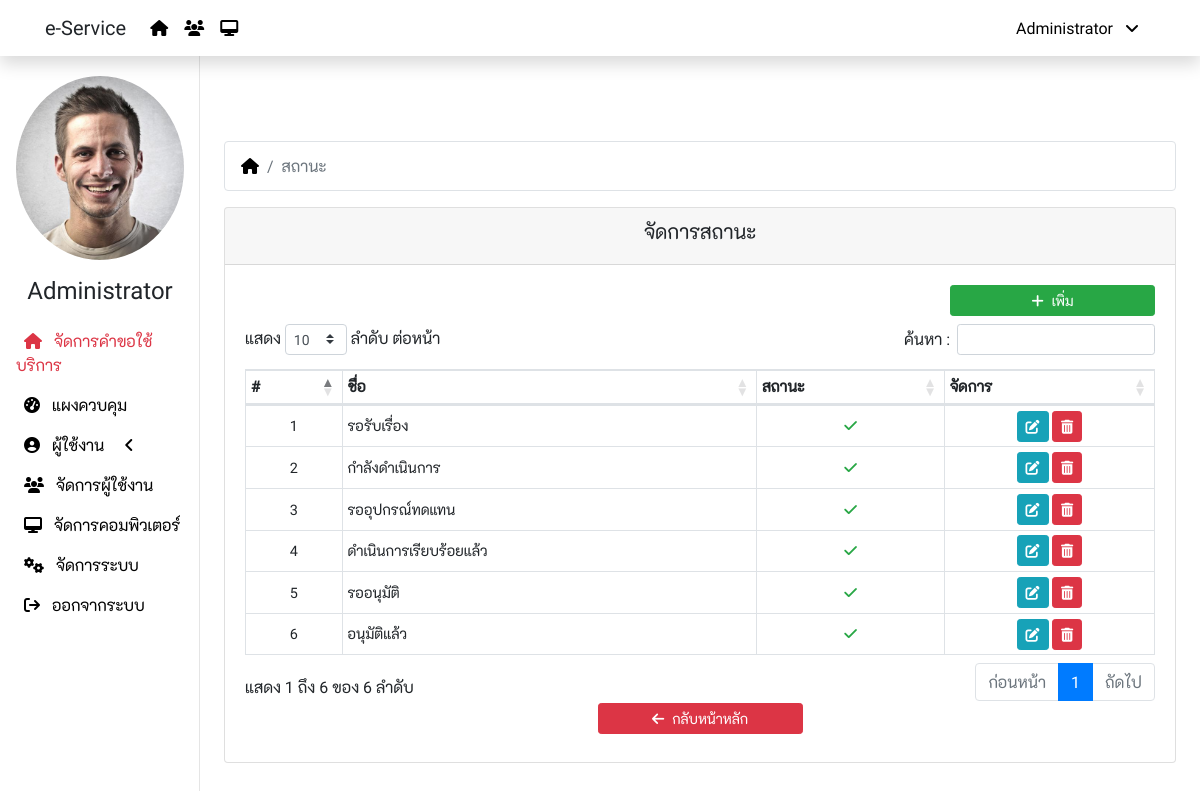
Screenshot of /status.php (signed in) with the database file from the repository.
### tables this page shows
CREATE TABLE `ex_system` (
  `system_id` int(11) NOT NULL,
  `company_name` varchar(200) NOT NULL,
  `gmail_name` varchar(50) NOT NULL,
  `gmail_username` varchar(50) NOT NULL,
  `gmail_password` varchar(200) NOT NULL,
  `line_token` varchar(200) NOT NULL,
  `line_token_k1` varchar(200) NOT NULL,
  `line_token_k3` varchar(200) NOT NULL,
  `password_default` varchar(50) NOT NULL,
  `user_code` varchar(20) NOT NULL,
  `system_create` varchar(50) NOT NULL,
  `system_update` timestamp NOT NULL DEFAULT CURRENT_TIMESTAMP ON UPDATE CURRENT_TIMESTAMP
);

CREATE TABLE `ex_user` (
  `user_id` int(11) NOT NULL,
  `user_code` varchar(20) NOT NULL,
  `user_name` varchar(100) NOT NULL,
  `user_surname` varchar(100) NOT NULL,
  `user_picture` varchar(20) NOT NULL,
  `user_nickname` varchar(50) NOT NULL,
  `dep_id` int(11) NOT NULL,
  `bra_id` int(11) NOT NULL,
  `user_branch` varchar(20) NOT NULL,
  `user_email` varchar(100) NOT NULL,
  `user_telephone` varchar(50) NOT NULL,
  `user_mobile` varchar(50) NOT NULL,
  `user_line` varchar(50) NOT NULL,
  `user_level` int(11) NOT NULL DEFAULT '1',
  `user_approve` int(1) NOT NULL DEFAULT '0',
  `user_status` int(1) NOT NULL DEFAULT '1',
  `user_create` varchar(50) NOT NULL,
  `user_update` timestamp NOT NULL DEFAULT CURRENT_TIMESTAMP ON UPDATE CURRENT_TIMESTAMP
);

CREATE TABLE `ex_status` (
  `status_id` int(11) NOT NULL,
  `status_name` varchar(100) NOT NULL,
  `status_status` int(11) NOT NULL DEFAULT '1',
  `status_update` timestamp NOT NULL DEFAULT CURRENT_TIMESTAMP ON UPDATE CURRENT_TIMESTAMP
);

### config/function.php (called while the page is built, shortened)
<?php
  function getCompany(){
    global $dbcon;
    $sql = "SELECT company_name FROM ex_system";
    $stmt = $dbcon->prepare($sql);
    $stmt->execute();
    $row = $stmt->fetch();
    $get = $row['company_name'];
    return $get;
  }
  function getUserPicture($code){
    global $dbcon;
    $data = [$code];
    $sql = "SELECT user_picture FROM ex_user WHERE user_code = ?";
    $stmt = $dbcon->prepare($sql);
    $stmt->execute($data);
    $row = $stmt->fetch();
    $get = $row['user_picture'];
    return $get;
  }
  function getUserNickname($code){
    global $dbcon;
    $data = [$code];
    $sql = "SELECT user_nickname FROM ex_user WHERE user_code = ?";
    $stmt = $dbcon->prepare($sql);
    $stmt->execute($data);
    $row = $stmt->fetch();
    $get = $row['user_nickname'];
    return $get;
  }
  function getUserLevel($code){
    global $dbcon;
    $data = [$code];
    $sql = "SELECT user_level FROM ex_user WHERE user_code = ?";
    $stmt = $dbcon->prepare($sql);
    $stmt->execute($data);
    $row = $stmt->fetch();
    $get = $row['user_level'];
    return $get;
  }
  function getStatus(){
    global $dbcon;
    $sql = "SELECT * FROM ex_status WHERE status_status = 1";
    $stmt = $dbcon->prepare($sql);
    $stmt->execute();
    return $stmt;
  }
?>

### status.php (the view, shortened to what this page needs)
<?php
  include_once 'config/connection.php';
  include_once 'config/function.php';
  $act = isset($_GET['act']) ? $_GET['act'] : 'index';
?>
<!DOCTYPE html>
<html lang="en">
<head>
  <link rel="stylesheet" href="node_modules/bootstrap/dist/css/bootstrap.min.css">
  <link rel="stylesheet" href="node_modules/@fortawesome/fontawesome-pro/css/all.min.css">
  <link rel="stylesheet" href="node_modules/datatables.net-bs4/css/dataTables.bootstrap4.min.css">
  <link rel="stylesheet" href="public/css/custom.css">
</head>
<body>
  <?php include_once 'inc/navbar.php' ?>
  <div class="container-fluid">
    <div class="row">
      <?php include_once 'inc/sidemenu.php' ?>
      <main role="main" class="col-xl-10 col-md-9 ml-sm-auto px-4">
        <?php
          if($act == 'index'):
        ?>
        <nav>
          <ol class="breadcrumb bg-white border">
            <li class="breadcrumb-item">
              <a href="request.php"><i class="fas fa-home"></i></a>
            </li>
            <li class="breadcrumb-item active">
              สถานะ
            </li>
          </ol>
        </nav>
        <div class="row justify-content-center">
          <div class="col-12">
            <div class="card">
              <div class="card-header">
                <h5 class="text-center">จัดการสถานะ</h5>
              </div>
              <div class="card-body">
                <div class="row justify-content-end">
                  <div class="col-xl-3 col-md-6 mb-2">
                    <a href="?act=add" class="btn btn-success btn-sm btn-block">
                      <i class="fas fa-plus mr-2"></i>เพิ่ม
                    </a>
                  </div>
                </div>
                <div class="row justify-content-center">
                  <div class="col-12">
                    <div class="table-responsive">
                      <table id="data" class="table table-bordered table-hover table-sm">
                        <thead>
                          <tr>
                            <th>#</th>
                            <th>ชื่อ</th>
                            <th>สถานะ</th>
                            <th>จัดการ</th>
                          </tr>
                        </thead>
                        <tbody>
                          <?php
                            $status = getStatus();
                            foreach($status as $key => $row):
                          ?>
                          <tr>
                            <td><?php echo $key+1 ?></td>
                            <td class="text-left"><?php echo $row['status_name'] ?></td>
                            <td>
                              <?php echo ($row['status_status'] == 1
                                ? '<i class="fas fa-check text-success"></i>'
                                : '<i class="fas fa-times-circle text-danger"></i>')
                              ?>
                            </td>
                            <td>
                              <a href="?act=edit&id=<?php echo $row['status_id'] ?>" class="btn btn-info btn-sm">
                                <i class="fas fa-edit"></i>
                              </a>
                              <a class="btn btn-danger btn-sm" href="?act=delete&id=<?php echo $row['status_id'] ?>"
                                  onClick="return confirm('Are you sure?');">
                                  <i class="fas fa-trash-alt"></i>
                              </a>
                            </td>
                          </tr>
                          <?php
                            endforeach;
                          ?>
                        </tbody>
                      </table>
                    </div>
                  </div>
                  <div class="col-sm-3 pb-2">
                    <a class="btn btn-danger btn-sm btn-block" href="request.php">
                      <i class="fa fa-arrow-left pr-2"></i>กลับหน้าหลัก
                    </a>
                  </div>
                </div>
              </div>
            </div>
          </div>
        </div>
        <?php
          endif;
        ?>
      </main>
    </div>
  </div>
</body>
</html>

### inc/navbar.php (shortened to what this page needs)
<?php
	$check_level = getUserLevel($_SESSION['user_code']);
?>
<nav class="navbar navbar-expand-lg bg-white fixed-top flex-md-nowrap shadow">
  <div class="container">
    <span class="navbar-brand"><?php echo getCompany() ?></span>
    <div class="collapse navbar-collapse" id="navbarMenu">
      <ul class="navbar-nav mr-auto">
        <li class="nav-item">
          <a class="nav-link" href="request.php">
            <i class="fas fa-home"></i>
          </a>
        </li>
		<?php if($check_level == 69 || $check_level == 99): ?>
		<li class="nav-item">
		  <a class="nav-link" href="users.php">
            <i class="fas fa-users"></i>
          </a>
        </li>
		<li class="nav-item">
		  <a class="nav-link" href="computers.php">
            <i class="fas fa-desktop"></i>
          </a>
        </li>
		<?php endif ?>
      </ul>
      <ul class="navbar-nav ml-auto">
        <li class="nav-item dropdown">
          <a class="nav-link" href="javascript:void(0)" data-toggle="dropdown">
            <?php echo getUserNickname($_SESSION['user_code']); ?>
            <i class="fa fa-angle-down px-2"></i>
          </a>
        </li>
      </ul>
    </div>
  </div>
</nav>

### inc/sidemenu.php (shortened to what this page needs)
<nav class="col-xl-2 col-md-3 d-none d-md-block sidebar">
  <div class="sidebar-sticky">
    <ul class="nav flex-column">
      <li class="nav-item">
        <img class="nav-link img-fluid picture-profile mx-auto d-block"
          src="public/images/users/<?php echo getUserPicture($_SESSION['user_code']) ?>" alt="">
      </li>
      <li class="nav-item">
        <h4 class="nav-link text-center">
          <?php echo getUserNickname($_SESSION['user_code']); ?>
        </h4>
      </li>
      <?php
        $request = strpos($_SERVER['PHP_SELF'], "request.php");
        $view = strpos($_SERVER['PHP_SELF'], "view.php");
        $manage = strpos($_SERVER['PHP_SELF'], "manage.php");
        $category = strpos($_SERVER['PHP_SELF'], "category.php");
        $service = strpos($_SERVER['PHP_SELF'], "service.php");
        $status = strpos($_SERVER['PHP_SELF'], "status.php");
        $dashboard = strpos($_SERVER['PHP_SELF'], "dashboard.php");
        $profile = strpos($_SERVER['PHP_SELF'], "profile.php");
        $chgpwd = strpos($_SERVER['PHP_SELF'], "change_pwd.php");
        $departments = strpos($_SERVER['PHP_SELF'], "departments.php");
        $log = strpos($_SERVER['PHP_SELF'], "log.php");
        $users = strpos($_SERVER['PHP_SELF'], "users.php");
        $computers = strpos($_SERVER['PHP_SELF'], "computers.php");
        $software = strpos($_SERVER['PHP_SELF'], "software.php");
        $system = strpos($_SERVER['PHP_SELF'], "system.php");
        $check_level = getUserLevel($_SESSION['user_code']);
      ?>
      <li class="nav-item <?php if($request || $category || $service || $status || $view || $manage) echo 'active' ?>">
        <a class="nav-link" href="request.php">
          <i class="fas fa-home px-2"></i>
          จัดการคำขอใช้บริการ
        </a>
      </li>
      <?php if($check_level == 69 || $check_level == 99): ?>
      <li class="nav-item <?php if($dashboard) echo 'active' ?>">
        <a class="nav-link" href="dashboard.php">
          <i class="fas fa-tachometer-alt px-2"></i>
          แผงควบคุม
        </a>
      </li>
      <?php endif ?>
      <li class="nav-item">
        <a class="nav-link" data-toggle="collapse" href="#sub_dashboard">
          <i class="fas fa-user-circle px-2"></i>
          ผู้ใช้งาน
          <i class="fas fa-angle-<?php echo ($profile || $chgpwd ? 'down' : 'left') ?> px-3"></i>
        </a>
      </li>
      <?php if($check_level == 69 || $check_level == 99): ?>
      <li class="nav-item <?php if($users || $departments || $log) echo 'active' ?>">
        <a class="nav-link" href="users.php">
          <i class="fas fa-users px-2"></i>
          จัดการผู้ใช้งาน
        </a>
      </li>
      <li class="nav-item <?php if($computers || $software) echo 'active' ?>">
        <a class="nav-link" href="computers.php">
          <i class="fas fa-desktop px-2"></i>
          จัดการคอมพิวเตอร์
        </a>
      </li>
      <?php
        endif;
        if($check_level == 99):
      ?>
      <li class="nav-item <?php if($system) echo 'active' ?>">
        <a class="nav-link" href="system.php">
          <i class="fas fa-cogs px-2"></i>
          จัดการระบบ
        </a>
      </li>
      <?php endif; ?>
      <li class="nav-item">
        <a class="nav-link" href="logout.php" onClick="return confirm('Are you sure?');">
          <i class="fas fa-sign-out px-2"></i>
          ออกจากระบบ
        </a>
      </li>
    </ul>
  </div>
</nav>

### public/css/custom.css (style rules this page uses)
body { font-family: 'robotoregular', 'k2dregular', Tahoma; }
td, tr { white-space: normal; text-align: center; vertical-align: middle !important; font-size: 0.95em; }
a { color: #000; }
.active , .active a { color: #DC3545; }
.sidebar { position: fixed; top: 0; bottom: 0; left: 0; z-index: 100; padding: 60px 0 0; box-shadow: inset -1px 0 0 rgba(0, 0, 0, .1); }
.sidebar-sticky { position: relative; top: 0; height: calc(100vh - 60px); padding-top: .5rem; overflow-x: hidden; overflow-y: auto; }
.picture-profile { width: 200px; height: 200px; border-radius: 50%; object-fit: cover; }
[role="main"] { padding-top: 80px; }

### rows the page displays
ex_system: company_name "e-Service"
ex_user: user_nickname "Administrator", user_picture (picture)
ex_status: status_name "รอรับเรื่อง", status_status 1 (drawn)
ex_status: status_name "กำลังดำเนินการ", status_status 1 (drawn)
ex_status: status_name "รออุปกรณ์ทดแทน", status_status 1 (drawn)
ex_status: status_name "ดำเนินการเรียบร้อยแล้ว", status_status 1 (drawn)
ex_status: status_name "รออนุมัติ", status_status 1 (drawn)
ex_status: status_name "อนุมัติแล้ว", status_status 1 (drawn)
